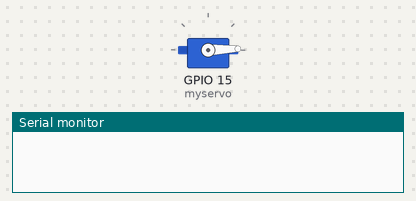
The sketch below on a simulated ESP32. Shown: servo, the last lines printed to the serial monitor.

Above: at 0.05 s.
At 1.45 s:
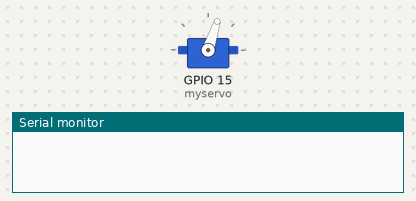
At 2.9 s:
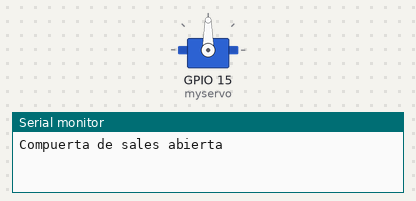
At 5.8 s:
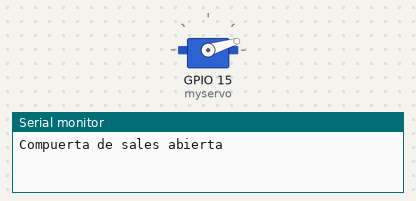
Timing chart, 0 to 11.2 s (numbered marks = the images above):
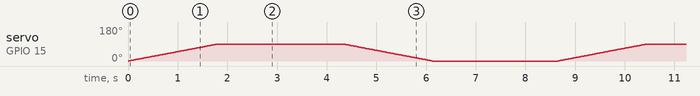

The sketch:

servo_prueba.ino
```cpp
/*

Creado por: Hugo Escalpelo
Fecha: 20230628

Este programa es para probar el servomotor que representará la compuerta
de las sales.

Conexiones:

ESP32CAM    FTDI
5v----------VCC
GND---------GND
UoR---------Tx
UoT---------Rx

ESP32CAM    Servo
5v----------5v
GND---------GND
GPIO15------Signal

*/

#include <ESP32Servo.h>  // Incluimos la biblioteca ESP32Servo

Servo myservo;  // Creamos un objeto servo para controlar nuestro servomotor

void setup() {
  Serial.begin(115200);   // Iniciamos la comunicación serie con una velocidad de 115200 baudios
  myservo.setPeriodHertz(50);    // Establecemos una frecuencia estándar de 50 Hz para el servo
  myservo.attach(15, 500, 2400); // Conectamos el servo al pin 15
}

void loop() {
  for (int posicion = 0; posicion <= 90; posicion += 1) {
    myservo.write(posicion); // Indicamos al servo que vaya a la posición actual
    if (posicion == 90) {    // Cuando la compuerta está totalmente abierta
      Serial.println("Compuerta de sales abierta");
    }
    delay(20); // Esperamos 20ms para que el servo alcance la posición
  }
  delay(2500);  // Esperamos 2.5 segundos

  for (int posicion = 90; posicion >= 0; posicion -= 1) {
    myservo.write(posicion); // Indicamos al servo que vaya a la posición actual
    if (posicion == 0) {     // Cuando la compuerta está totalmente cerrada
      Serial.println("Compuerta de sales cerrada");
    }
    delay(20); // Esperamos 20ms para que el servo alcance la posición
  }
  delay(2500);  // Esperamos 2.5 segundos
}
```
